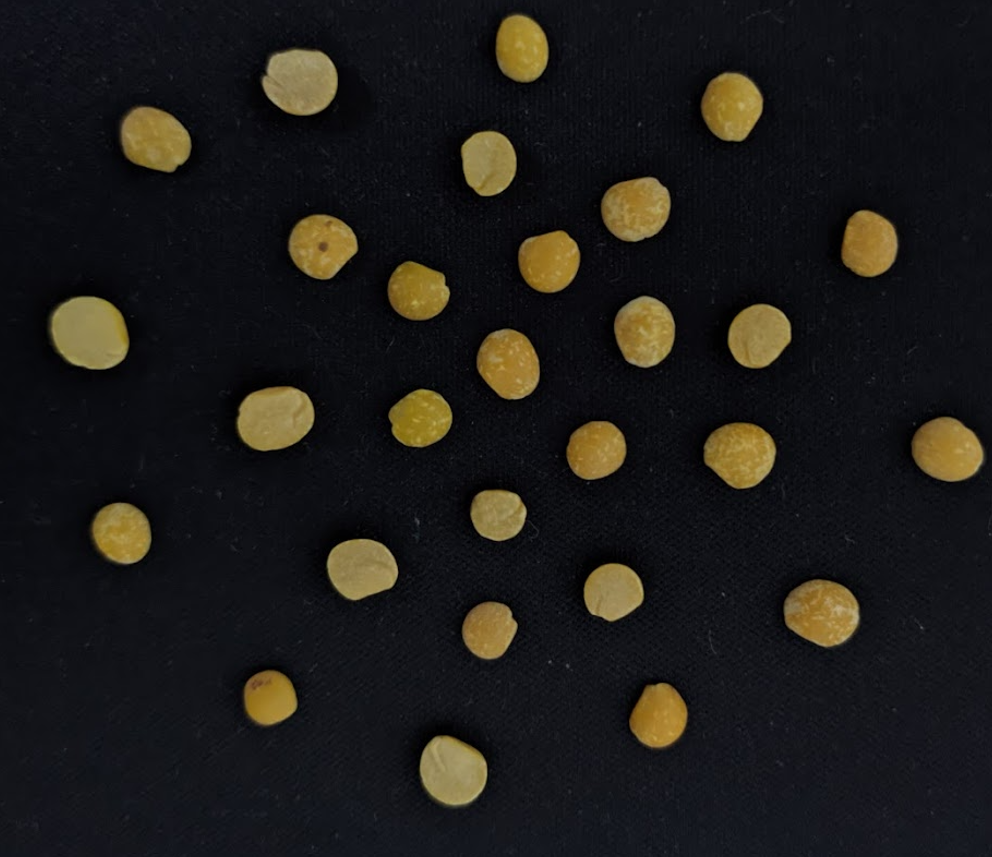
#> input picture Arahar Sample/g1pure2.png, 992 x 857 px; its folder holds only this picture in this run
$ python 'G3ClrR2(choose how will u manupulate color).py'
#> lines starting #> are read from the running program, lines starting #| are printed output that depends on the picture; after the words box and inside, x2 and y2 are one past the last pixel; in counts of white or black regions, pixels touching at a corner belong together
#> further down, img is the input picture: shape (857, 992, 3); mean B, G, R 24.8, 27.1, 28.9
from cProfile import label
import cv2 as cv
import numpy as np
import pandas as pd
import random as rng
import os
import math


def prepros(img):
    img = cv.cvtColor(img, cv.COLOR_BGRA2GRAY)
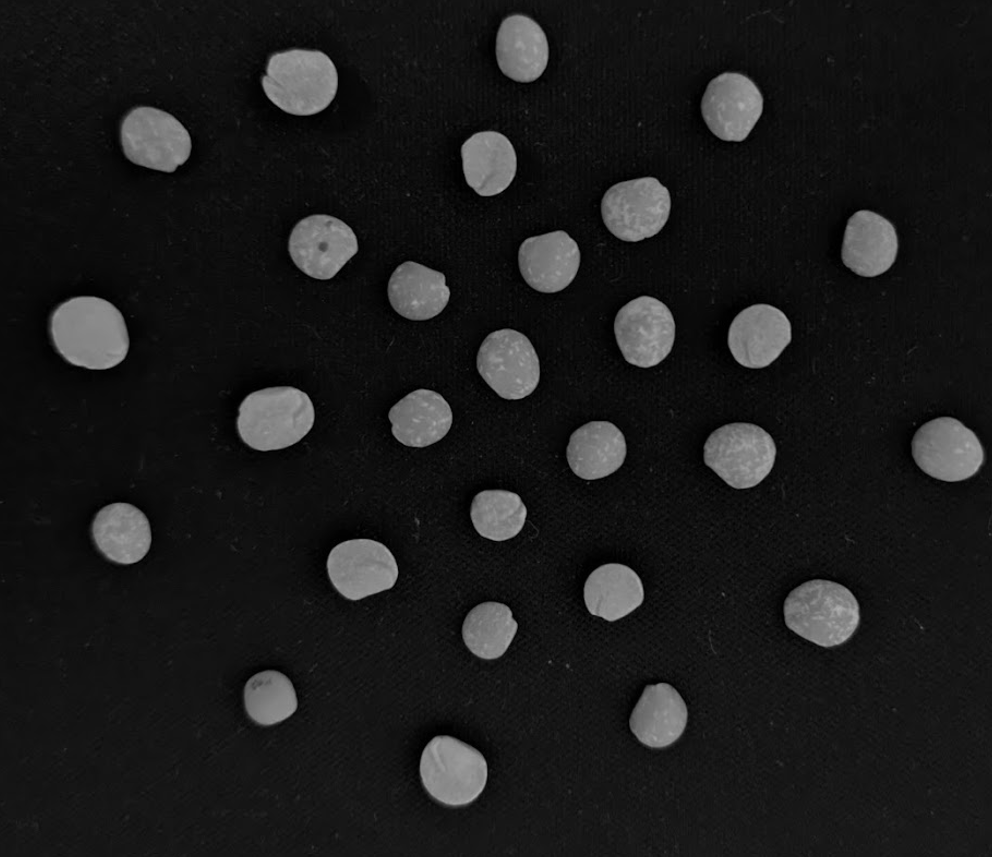
#> img: shape (857, 992); min 0, max 176, mean 27.2
    # img = cv.resize(img,(1080,1920),interpolation=cv.INTER_AREA)
    gauss = cv.GaussianBlur(img, (7,7),0)
    ret3,th3 = cv.threshold(gauss,0,255,cv.THRESH_BINARY+cv.THRESH_OTSU)
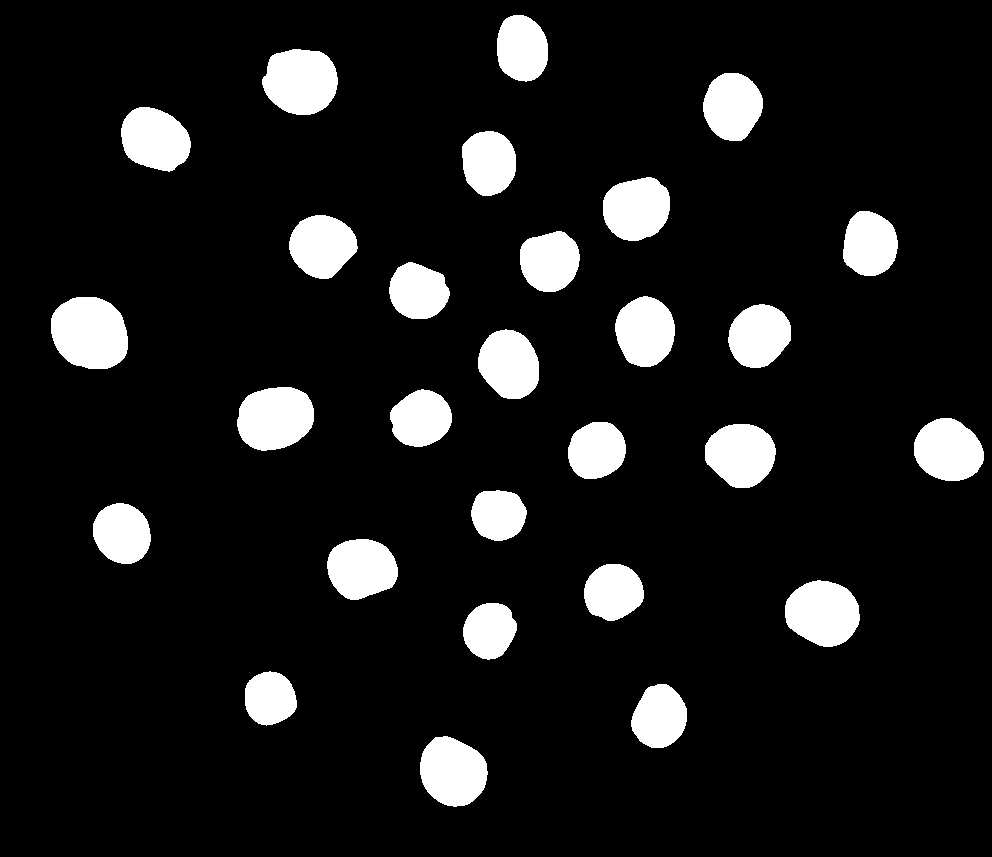
#> th3: shape (857, 992); 10.2% white; 28 white regions, largest, box (x1, y1, x2, y2) and area: (51, 297, 128, 369) 4499, (262, 49, 338, 115) 3958, (237, 387, 314, 451) 3919
#> ret3 = 69
    dialate = cv.dilate(th3, None, iterations=1)
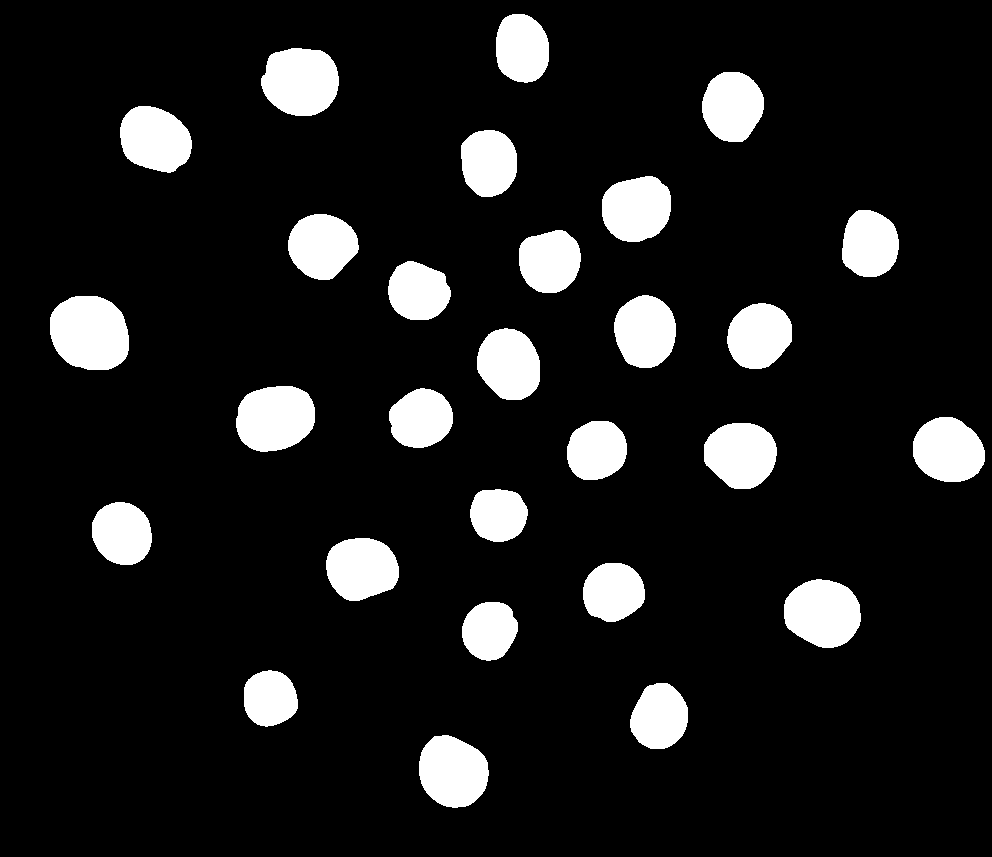
#> dialate: shape (857, 992); 11.1% white; 28 white regions, largest, box (x1, y1, x2, y2) and area: (50, 296, 129, 370) 4801, (261, 48, 339, 116) 4246, (236, 386, 315, 452) 4205
    erode = cv.erode(dialate, None, iterations=1)
    canny = cv.Canny(erode,150,200)
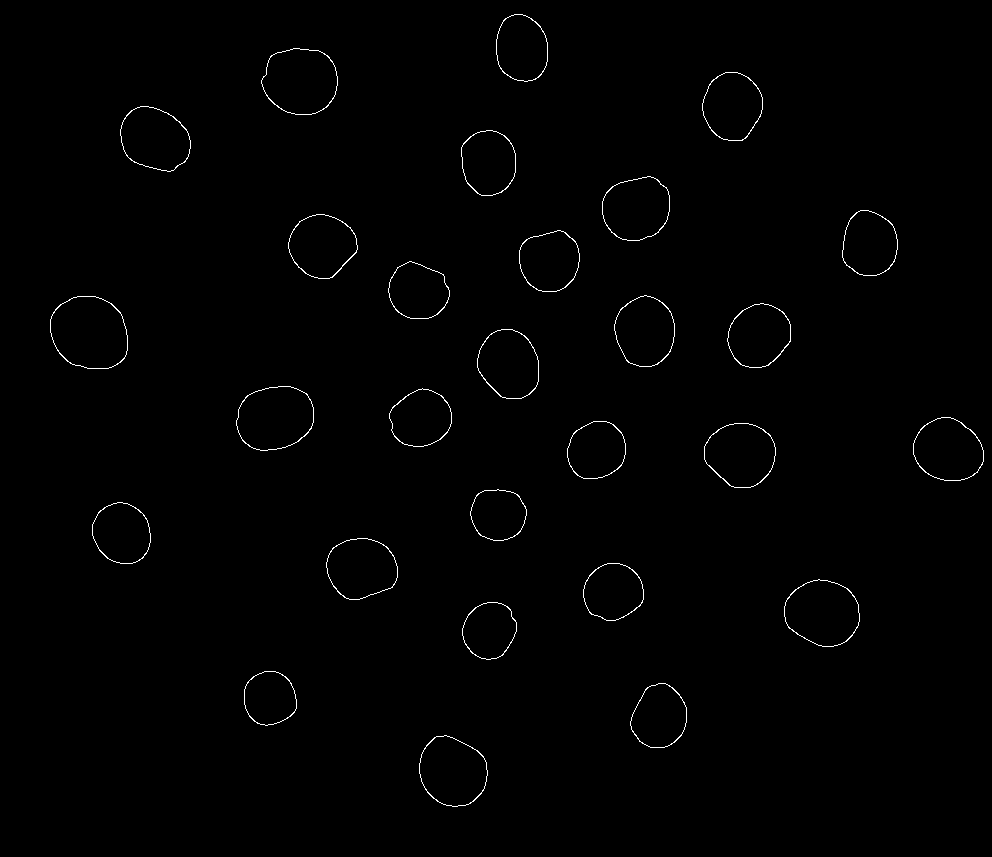
#> canny: shape (857, 992); 0.68% white in thin lines or dots, all inside (x1, y1, x2, y2) = (50, 14, 984, 807)
    prepros.contours,prepros.hierarchy=cv.findContours(canny,cv.RETR_EXTERNAL,cv.CHAIN_APPROX_NONE)
#> prepros.contours = 28 contours; largest, box (x1, y1, x2, y2) and area: (50, 296, 128, 369) 4508, (261, 48, 338, 115) 3971, (236, 386, 314, 451) 3930, (784, 579, 860, 647) 3846, (419, 735, 488, 807) 3674; prepros.hierarchy = 28 rows, first 6: [1, -1, -1, -1], [2, 0, -1, -1], [3, 1, -1, -1], [4, 2, -1, -1], [5, 3, -1, -1], [6, 4, -1, -1]


def featstr(contours,img):
    featstr.areacontt = []
    featstr.label=[]
    featstr.MajbyMin = []
    featstr.eccentricity =[]
    featstr.chalkratio = []
    featstr.rgbmean = []


    for t in range(len(contours)):
       areacont = ((cv.contourArea(contours[t]))*0.26*0.26)
       featstr.areacontt.append(areacont)
#> this loop made 28 passes
#> areacont on passes 1 to 12: 248.4, 183.5, 150.3, 158.6, 260, 179.4, 227.4, 186.8, 152.5, 238, 178.2, 230
#> after the loop, featstr.areacontt = 28 values, max 304.7 at index 16, min 150.3 at index 2, mean 210.9
    mean_area = round((sum(featstr.areacontt)/len(featstr.areacontt)),2)
#> mean_area = 210.9
    featstr.maxstrech = round((2*mean_area),2)
#> featstr.maxstrech = 421.9
    featstr.minstrech = round((0.5*mean_area),2)
#> featstr.minstrech = 105.5
    featstr.coinarea = max(featstr.areacontt)
#> featstr.coinarea = 304.7
    act = 490
    featstr.regu = featstr.coinarea/act
#> featstr.regu = 0.622
    featstr.areacontt = []

    minEllipse = [None]*len(contours)
#> minEllipse = 28 items
    contours_poly = [None]*len(contours)
#> contours_poly = 28 items
    boundRect = [None]*len(contours)
#> boundRect = 28 items
    for i, c in enumerate(contours):
        contours_poly[i] = cv.approxPolyDP(c, 3, True)
        boundRect[i] = cv.boundingRect(contours_poly[i])
        if c.shape[0] > 5:
            minEllipse[i] = cv.fitEllipse(c)
#> this loop made 28 passes
#> after the loop, boundRect = 28 items, first 6: (421, 735, 66, 70), (630, 683, 57, 65), (244, 671, 53, 54), (462, 602, 55, 57), (784, 579, 76, 68), (583, 563, 61, 58); contours_poly = 28 contours; largest, box (x1, y1, x2, y2) and area: (50, 296, 127, 369) 4387, (261, 48, 338, 115) 3829, (236, 386, 314, 451) 3698, (784, 579, 860, 647) 3626, (421, 735, 487, 805) 3514

    for i, c in enumerate(contours):
        areacont = ((cv.contourArea(contours[i]))*0.26*0.26)
        if featstr.minstrech<areacont<featstr.maxstrech:
            areacont = round((areacont/featstr.regu),2)
            color = (rng.randint(0,256), rng.randint(0,256), rng.randint(0,256))
            if c.shape[0] > 5:
                cv.ellipse(img, minEllipse[i], color, 2)
                (xc,yc),(d1,d2),angle = minEllipse[i]

            if angle > 90:
                angle = angle - 90
            else:
                angle = angle + 90
            x,y,w,h = cv.boundingRect(contours[i])
            r,g,b,z = cv.mean(img[y:y+h,x:x+w])
            rgbmean=round(((r+g+b)/3),2)
            rmajor = max(d1,d2)/2
            xtop = int(xc + math.cos(math.radians(angle))*rmajor)
            ytop = int(yc + math.sin(math.radians(angle))*rmajor)
            xbot = int(xc + math.cos(math.radians(angle+180))*rmajor)
            ybot = int(yc + math.sin(math.radians(angle+180))*rmajor)
            cv.line(img, (xtop,ytop), (xbot,ybot), (0, 0, 255), 1)
            major_length  = math.sqrt(((xtop-xbot)**2)+((ytop-ybot)**2))


            rminor = min(d1,d2)/2
            xtop = int(xc + math.cos(math.radians(angle))*rminor)
            ytop = int(yc + math.sin(math.radians(angle))*rminor)
            xbot = int(xc + math.cos(math.radians(angle+180))*rminor)
            ybot = int(yc + math.sin(math.radians(angle+180))*rminor)
            cv.line(img, (xtop,ytop), (xbot,ybot), (0, 0, 255), 1)
            minor_length  = math.sqrt(((xtop-xbot)**2)+((ytop-ybot)**2))
            label = 3
            b = minor_length/major_length
            areacont = round(areacont,2)
            if b>=0.73:
                featstr.MajbyMin.append(round((b),2))
                featstr.eccentricity.append(round((math.sqrt(1-(b)**2)),2))
                featstr.label.append(label)
                featstr.areacontt.append(areacont)
                featstr.rgbmean.append(rgbmean)
#> this loop made 28 passes
#> (areacont, color, xc, yc, d1, d2, angle, x) on passes 1 to 10: (399.4, (197, 215, 20), 452.4, 771.2, 64.17, 73.29, 48.89, 419), (295.1, (132, 248, 207), 659, 716.3, 53.93, 64.68, 105, 630), (241.7, (155, 244, 183), 269.4, 697.9, 52.62, 53.97, 71.55, 244), (254.9, (111, 71, 144), 489, 630, 51.7, 58.01, 115.2, 462), (418, (71, 48, 128), 822.3, 612.6, 64.7, 76.03, 14.75, 784), (288.5, (75, 158, 50), 612.8, 591.4, 56.02, 60.58, 161.5, 583), (365.7, (37, 169, 241), 361.1, 568, 60.46, 71.42, 0.736, 326), (300.3, (51, 181, 222), 121.5, 532.9, 56, 62.9, 57.71, 92), (245.2, (161, 104, 244), 497.9, 514.2, 51.46, 56, 9.97, 470), (382.7, (226, 133, 31), 740.3, 454.3, 63.95, 70.78, 8.94, 704)
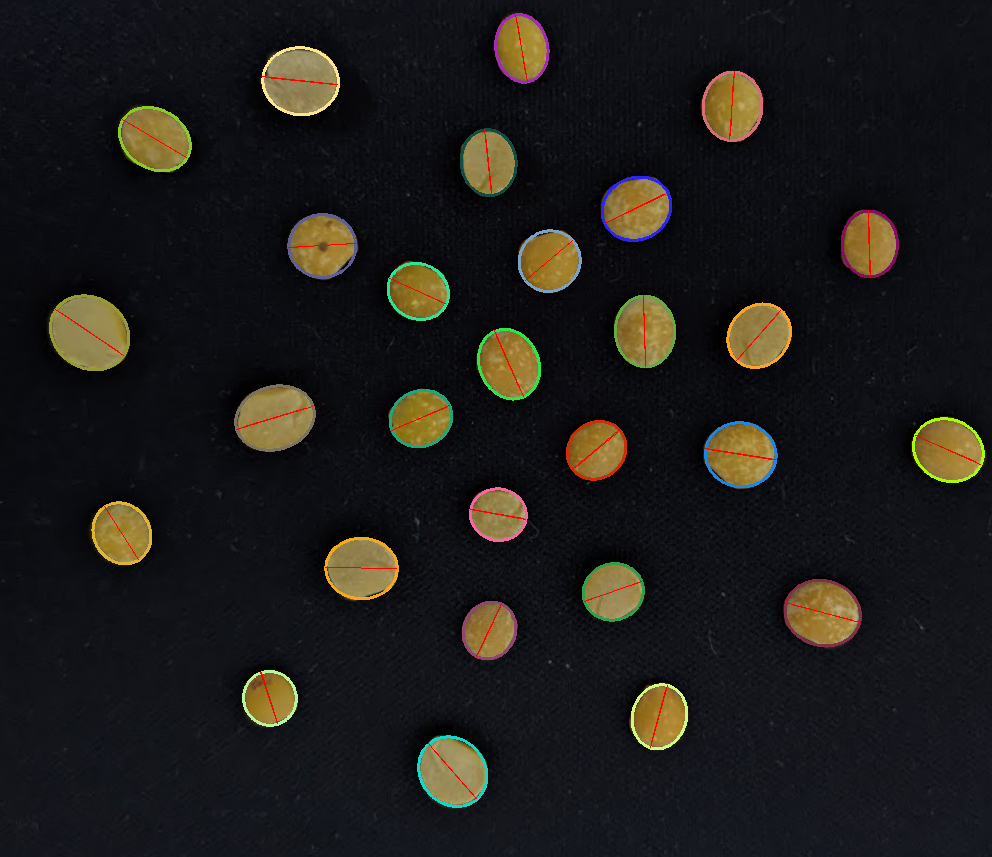
#> img: shape (857, 992, 3); 2.21% of pixels changed, all inside (x1, y1, x2, y2) = (49, 13, 985, 808)
            # featstr.chalkratio.append(round(((areacont)/(math.pi*minor_length*major_length*0.26*0.26*0.26)),2))


    # cv.imshow('Contours', img)
    # cv.waitKey(0)


for subdir, dirs, files in os.walk('Arahar Sample'):
    for file in files:
        filepath = subdir + os.sep + file

        if filepath.endswith(".png"):
            count  = 0
            img = cv.imread(filepath)
            prepros(img)
            featstr(prepros.contours,img)
            if os.path.isfile('G3-2-araharclr.csv'):
                count =1

            if (count==0):
                # df1=pd.DataFrame(featstr.eccentricity, columns=['Eccentricity'])
                # # df2=pd.DataFrame(featstr.chalkratio, columns=['chalkratio'])
                # df3=pd.DataFrame(featstr.MajbyMin, columns=['MinbyMaj'])
                df4=pd.DataFrame(featstr.label,columns=['Label'])
                # df5=pd.DataFrame(featstr.areacontt,columns=["area"])
                df7=pd.DataFrame(featstr.rgbmean,columns=['rgb'])
                result = pd.concat([df7, df4], axis=1)
                result.to_csv('G3-2-araharclr.csv')
            elif (count==1):
                # df1=pd.DataFrame(featstr.eccentricity, columns=['Eccentricity'])
                # # df2=pd.DataFrame(featstr.chalkratio, columns=['chalkratio'])
                # df3=pd.DataFrame(featstr.MajbyMin, columns=['MinbyMaj'])
                df4=pd.DataFrame(featstr.label,columns=['Label'])
                # df5=pd.DataFrame(featstr.areacontt,columns=["area"])
                df7=pd.DataFrame(featstr.rgbmean,columns=['rgb'])
                result2 = pd.concat([df7, df4], axis=1)
                frames = [result,result2]
                df3 = pd.concat(frames,ignore_index=True)
                result = df3
                df3.to_csv('G3-2-araharclr.csv')

$ run again, on Arahar Sample/re.png
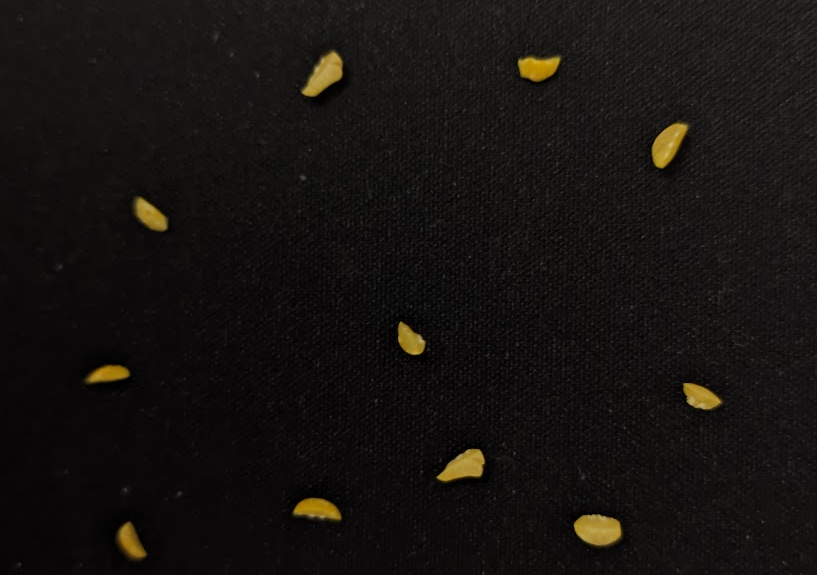
#> input picture Arahar Sample/re.png, 817 x 575 px
#> img is the input picture: shape (575, 817, 3); mean B, G, R 16.2, 18.5, 20.8
#> in prepros, `ret3,th3 = cv.threshold(gauss,0,255,cv.THRESH_BINARY+cv.THRESH_OTSU)`:
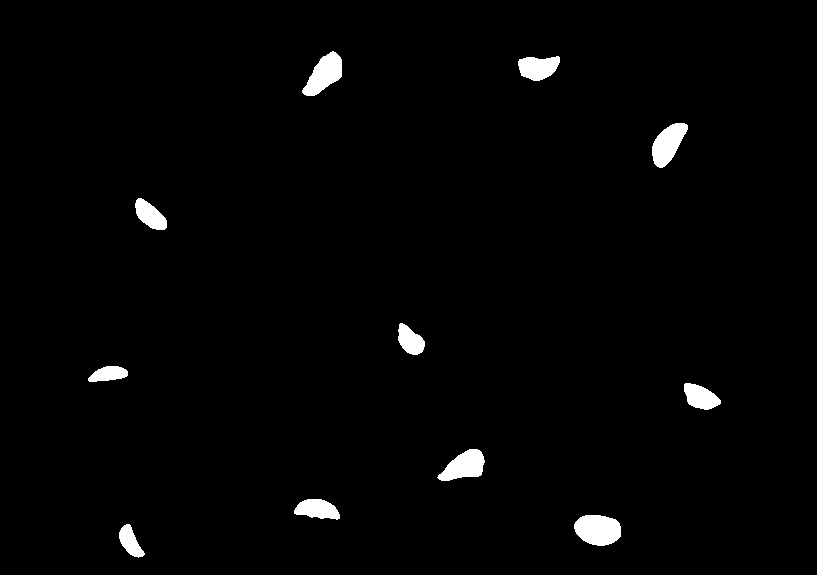
#> th3: shape (575, 817); 1.8% white; 11 white regions, largest, box (x1, y1, x2, y2) and area: (574, 515, 621, 546) 1155, (302, 51, 342, 96) 1014, (652, 123, 688, 168) 970
#> ret3 = 71
#> dialate: shape (575, 817); 2.1% white; 11 white regions, largest, box (x1, y1, x2, y2) and area: (573, 514, 622, 547) 1315, (301, 50, 343, 97) 1188, (651, 122, 689, 169) 1136
#> canny: shape (575, 817); 0.27% white in thin lines or dots, all inside (x1, y1, x2, y2) = (87, 51, 721, 558)
#> prepros.contours = 11 contours; largest, box (x1, y1, x2, y2) and area: (573, 514, 621, 546) 1162, (301, 51, 342, 96) 1016, (651, 122, 688, 168) 985, (437, 448, 485, 481) 940, (517, 55, 560, 81) 778; prepros.hierarchy = [[1, -1, -1, -1], [2, 0, -1, -1], [3, 1, -1, -1], [4, 2, -1, -1], [5, 3, -1, -1], [6, 4, -1, -1], [7, 5, -1, -1], [8, 6, -1, -1], [9, 7, -1, -1], [10, 8, -1, -1], [-1, 9, -1, -1]]
#> the loop in featstr, `for t in range(len(contours)):` made 11 passes
#> areacont on passes 1 to 8: 32.31, 78.55, 45.7, 63.58, 45.02, 30.15, 38.36, 42.15
#> after the loop in featstr, `for t in range(len(contours)):`: featstr.areacontt = [32.31, 78.55, 45.7, 63.58, 45.02, 30.15, 38.36, 42.15, 66.59, 52.63, 68.72]
#> mean_area = 51.25
#> featstr.maxstrech = 102.5
#> featstr.minstrech = 25.62
#> featstr.coinarea = 78.55
#> featstr.regu = 0.16
#> minEllipse = 11 items
#> the loop in featstr, `for i, c in enumerate(contours):` made 11 passes
#> after the loop in featstr, `for i, c in enumerate(contours):`: boundRect = [(118, 524, 26, 33), (573, 514, 48, 32), (293, 498, 47, 21), (437, 448, 45, 31), (684, 383, 37, 27), (87, 365, 41, 15), (397, 323, 26, 32), (134, 198, 32, 32), (651, 123, 37, 45), (520, 56, 40, 25), (301, 52, 41, 44)]; contours_poly = 11 contours; largest, box (x1, y1, x2, y2) and area: (573, 514, 621, 546) 1090, (301, 52, 342, 96) 984, (651, 123, 688, 168) 889, (437, 448, 482, 479) 822, (520, 56, 560, 81) 730
#> the loop in featstr, `for i, c in enumerate(contours):` made 11 passes
#> (areacont, color, xc, yc, d1, d2, angle, x) on passes 1 to 7: (201.6, (197, 215, 20), 129.7, 540.9, 17.23, 39.6, 60.98, 118), (490, (132, 248, 207), 597.4, 529.2, 30.83, 48.21, 7.96, 573), (285.1, (155, 244, 183), 316.7, 508.5, 19.5, 48.35, 7.76, 293), (396.6, (111, 71, 144), 464.2, 465.4, 26.66, 50.8, 156.3, 437), (280.8, (71, 48, 128), 699.9, 396.4, 22.08, 40.22, 25.51, 683), (188.1, (75, 158, 50), 108.2, 373.2, 14.63, 42.04, 171, 87), (239.3, (37, 169, 241), 409.9, 339.8, 21.36, 35.45, 50.86, 397)
#> after the loop in featstr, `for i, c in enumerate(contours):`:
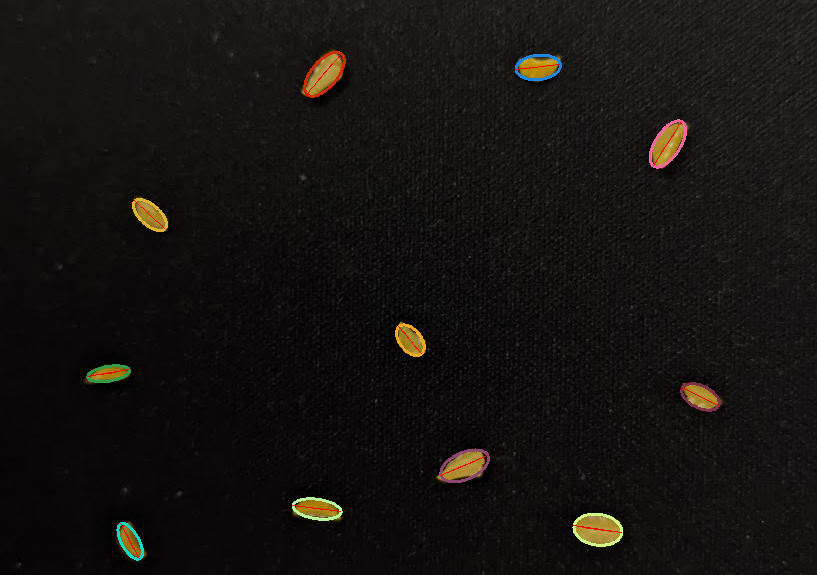
#> img: shape (575, 817, 3); 0.87% of pixels changed, all inside (x1, y1, x2, y2) = (86, 51, 721, 561)
#> after the loop in featstr, `for i, c in enumerate(contours):`: angle = 129.9; b = 0.487; d1 = 25.9; d2 = 53.08; featstr.MajbyMin = []; g = 82.03; h = 45; label = 3; major_length = 53.91; minor_length = 26.25; r = 35.85; rgbmean = 80.2; rmajor = 26.54; rminor = 12.95; w = 41; x = 301; xbot = 332; xc = 324; xtop = 315; y = 51; ybot = 63; yc = 73.75; ytop = 83; z = 0
#> df4 = table of 0 rows and 1 columns
#> result = table of 0 rows and 2 columns
